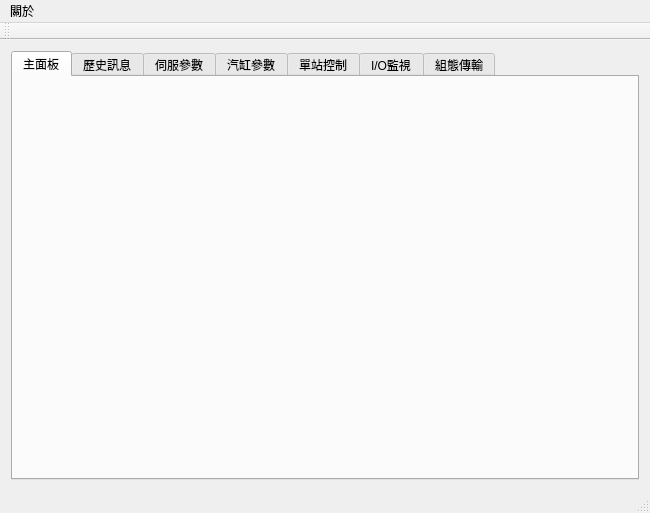
<?xml version="1.0" encoding="UTF-8"?>
<ui version="4.0">
 <class>MainWindow</class>
 <widget class="QMainWindow" name="MainWindow">
  <property name="geometry">
   <rect>
    <x>0</x>
    <y>0</y>
    <width>650</width>
    <height>513</height>
   </rect>
  </property>
  <property name="windowTitle">
   <string>MainWindow</string>
  </property>
  <widget class="QWidget" name="centralWidget">
   <layout class="QGridLayout" name="gridLayout">
    <item row="0" column="0">
     <widget class="QTabWidget" name="tabWidget">
      <property name="currentIndex">
       <number>0</number>
      </property>
      <property name="documentMode">
       <bool>false</bool>
      </property>
      <property name="tabsClosable">
       <bool>false</bool>
      </property>
      <property name="tabBarAutoHide">
       <bool>false</bool>
      </property>
      <widget class="QWidget" name="tabMain">
       <attribute name="title">
        <string>主面板</string>
       </attribute>
      </widget>
      <widget class="QWidget" name="tabHistory">
       <attribute name="title">
        <string>歷史訊息</string>
       </attribute>
      </widget>
      <widget class="FrontAxisParameter" name="tabAxis">
       <attribute name="title">
        <string>伺服參數</string>
       </attribute>
      </widget>
      <widget class="FrontCylinderPanel" name="tabCylinder">
       <attribute name="title">
        <string>汽缸參數</string>
       </attribute>
      </widget>
      <widget class="FrontUnitPanel" name="tabUnit">
       <attribute name="title">
        <string>單站控制</string>
       </attribute>
      </widget>
      <widget class="QWidget" name="tabIO">
       <attribute name="title">
        <string>I/O監視</string>
       </attribute>
      </widget>
      <widget class="FrontConfigurationTransfer" name="tabConfiguration">
       <attribute name="title">
        <string>組態傳輸</string>
       </attribute>
      </widget>
     </widget>
    </item>
   </layout>
  </widget>
  <widget class="QMenuBar" name="menuBar">
   <property name="geometry">
    <rect>
     <x>0</x>
     <y>0</y>
     <width>650</width>
     <height>25</height>
    </rect>
   </property>
   <widget class="QMenu" name="menu">
    <property name="title">
     <string>關於</string>
    </property>
   </widget>
   <addaction name="menu"/>
  </widget>
  <widget class="QToolBar" name="mainToolBar">
   <attribute name="toolBarArea">
    <enum>TopToolBarArea</enum>
   </attribute>
   <attribute name="toolBarBreak">
    <bool>false</bool>
   </attribute>
  </widget>
  <widget class="QStatusBar" name="statusBar"/>
 </widget>
 <layoutdefault spacing="6" margin="11"/>
 <customwidgets>
  <customwidget>
   <class>FrontAxisParameter</class>
   <extends>QWidget</extends>
   <header>frontaxisparameter.h</header>
   <container>1</container>
  </customwidget>
  <customwidget>
   <class>FrontCylinderPanel</class>
   <extends>QWidget</extends>
   <header>frontcylinderpanel.h</header>
   <container>1</container>
  </customwidget>
  <customwidget>
   <class>FrontUnitPanel</class>
   <extends>QWidget</extends>
   <header>frontunitpanel.h</header>
   <container>1</container>
  </customwidget>
  <customwidget>
   <class>FrontConfigurationTransfer</class>
   <extends>QWidget</extends>
   <header>frontconfigurationtransfer.h</header>
   <container>1</container>
  </customwidget>
 </customwidgets>
 <resources/>
 <connections/>
</ui>
